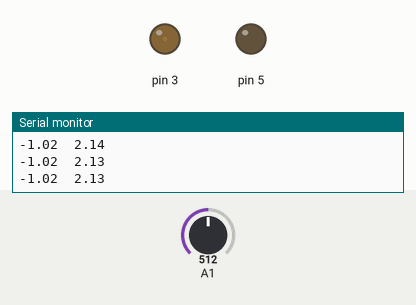
This sketch was run on a simulated Arduino Uno, built with avr-gcc and run on an emulated ATmega328P. Shown: output pins drawn as LEDs (lit = HIGH), the last lines printed to the serial monitor. The test bench sets the inputs (shaded band); at power-on: A1 = 512.

Above: at 1.2 s.
1.3 s: A1 set to 122
At 2.1 s:
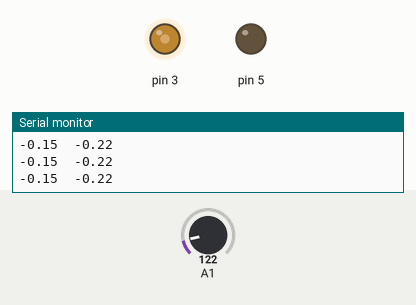
At 2.7 s:
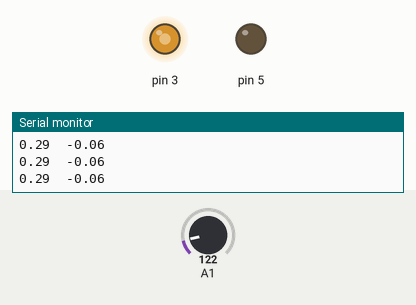
4.3 s: A1 set to 0
Timing chart, 0 to 13.3 s (numbered marks = the images above; inputs shaded):
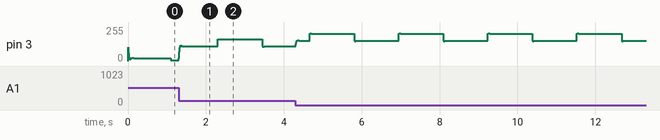

The sketch:

arduino_sketch.ino
```cpp
/***************************************
*                                      *
*   Observer Feedback Control System   *
*                                      *
****************************************/

 float r = 0.5;
 float Ts = 0.01;
 float tt = 0;
 float current_time, previous_time, elapsed_time;

 long count = 0;

 float x1_hat = 0;
 float x2_hat = 0;

 float u = 0;
 float y = 0;
 int dutyCycle  = 0;

 float a11 = -29;
 float a12 = -1721;
 float a21 = 1;
 float a22 = -51;

 float b11 = 1;
 float b12 = 22.76;
 float b21 = 0;
 float b22 = 0.675;

 float k1 = -9;
 float k2 = 500;
 float g = 6.614;

void setup(){

  pinMode(5,OUTPUT);
  TCCR2B=(TCCR2B&0xF8) | 2;
  pinMode(3,OUTPUT);
  Serial.begin(9600);
}

void loop(){

  //current_time = millis(); // get current time

  // design a squarewave reference signal
  count = count +1;
  if(count == 100){
    r = -r;
    count = 0;
  }

  // read analog feedback signal
  y = analogRead(A1);

  // range for y is -1...6V
  y = (float)(7*y/1023-1);

  // develop states of the controller
  x1_hat = x1_hat + Ts*(a11*x1_hat+a12*x2_hat+b11*u+b12*y);
  x2_hat = x2_hat + Ts*(a21*x1_hat+a22*x2_hat+b21*u+b22*y);

  // control signal
  u = -(k1*x1_hat+k2*x2_hat)+g*r;
  u = bound(u,-15,15);

  // design a pwm output
  // -15V -> 0
  // 15V -> 255
  dutyCycle=round(255/30*u+255/2);

  analogWrite(3,dutyCycle);
  Serial.print(x1_hat*4.2);// velocity
  Serial.print('\t');
  Serial.print(x2_hat*75);//displacement
  Serial.print('\n');

  //Serial.print("\t\t");
  //Serial.print(tt);
  //Serial.print('\n');
  delay(10);
  //elapsed_time = millis() - current_time;
  //Serial.print("\t\telapsed_time = "); Serial.print(elapsed_time);
  //Serial.print("\t\tserial port time = "); Serial.print(millis()-current_time);
  //Serial.print("\n");
}

float bound(float x, float x_min, float x_max){
  if(x < x_min){x = x_min;}
  if(x > x_max){x = x_max;}
  return x;
}

// end
```
